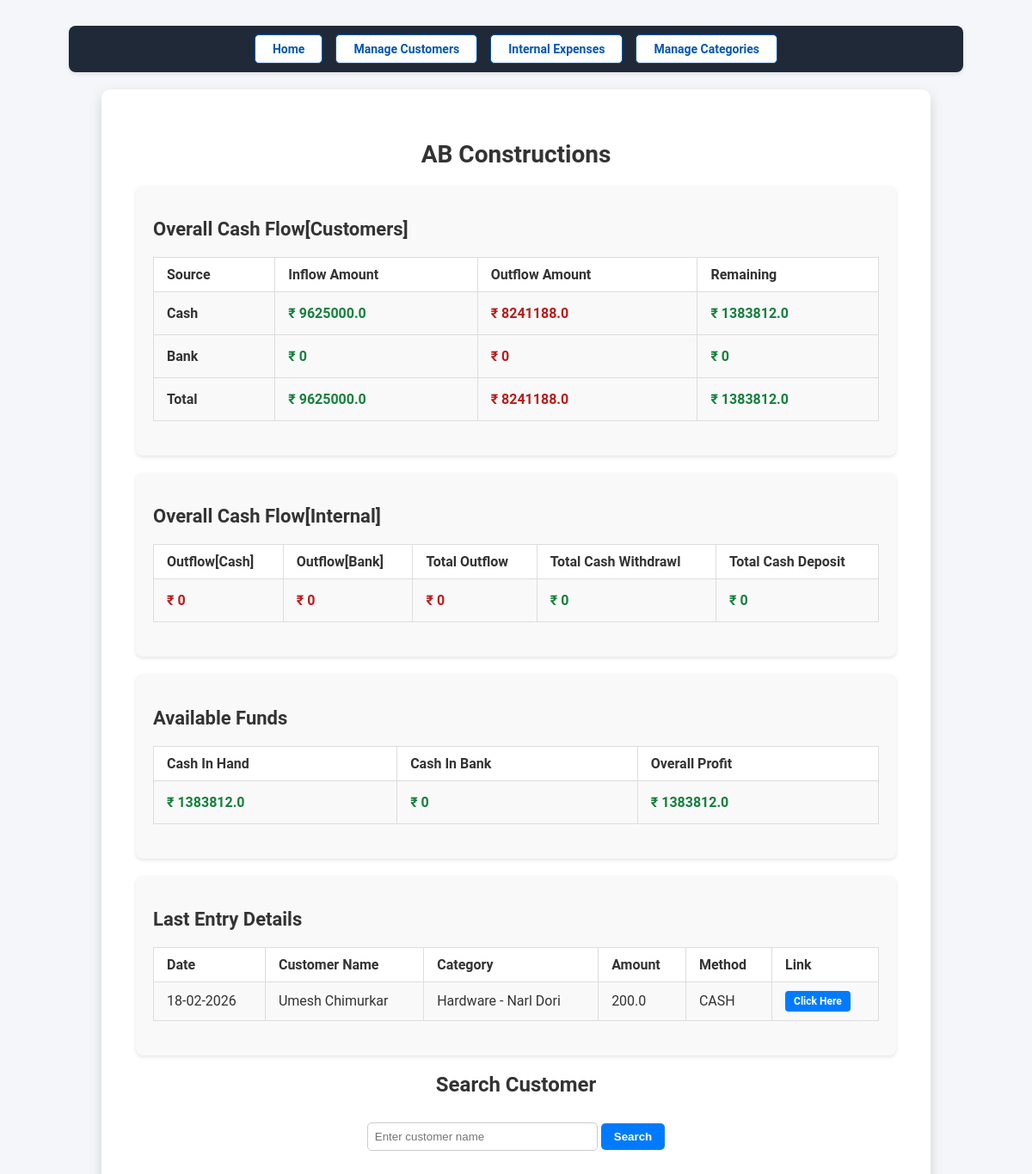
The page / on the database its author committed.
### models.py (models this page shows)
class WorkDetail(db.Model):
  id = db.Column(db.Integer, primary_key=True)
  customer_id = db.Column(db.Integer, db.ForeignKey('customer.id'), nullable=False)
  date = db.Column(db.Date, nullable=False, default=datetime.utcnow)
  category_id = db.Column(db.Integer, db.ForeignKey('category.id'), nullable=False)
  subcategory_id = db.Column(db.Integer, db.ForeignKey('subcategory.id'), nullable=False)
  amount = db.Column(db.Float, nullable=False)
  method = db.Column(db.Text)
  description = db.Column(db.Text)
  category = db.relationship('Category', backref='work_details', lazy=True)
  subcategory = db.relationship('Subcategory', backref='work_details', lazy=True)
  customer = db.relationship('Customer', backref='work_details')

class Customer(db.Model):
  id = db.Column(db.Integer, primary_key=True)
  full_name = db.Column(db.String(100), nullable=False)
  mobile_no = db.Column(db.String(20), nullable=False)
  occupation = db.Column(db.String(50))
  email_id = db.Column(db.String(50))
  address = db.Column(db.Text)
  files = db.relationship('CustomerFile', back_populates='customer', cascade='all, delete-orphan')
  construction_size = db.Column(db.Float, nullable=True, default=0.0)
  rate_of_construction = db.Column(db.Float, nullable=True, default=0.0)
  wall_compound_size = db.Column(db.Float, nullable=True, default=0.0)
  rate_of_wall_compound = db.Column(db.Float, nullable=True, default=0.0)

class Category(db.Model):
  id = db.Column(db.Integer, primary_key=True)
  name = db.Column(db.String(50), nullable=False, unique=True)
  type = db.Column(db.String(10), nullable=False)  # inflow or outflow

class Subcategory(db.Model):
  id = db.Column(db.Integer, primary_key=True)
  name = db.Column(db.String(50), nullable=False)
  category_id = db.Column(db.Integer, db.ForeignKey('category.id'), nullable=False)
  category = db.relationship('Category', backref=db.backref('subcategories', lazy=True))

### abconstruction.py (the view)
@app.route('/')
def dashboard():
  issues = []
  try:
    total_outflow = (
        db.session.query(db.func.sum(WorkDetail.amount))
        .join(Category, WorkDetail.category_id == Category.id)  # Join with Category table
        .filter(Category.type.ilike('outflow'))                # Filter based on Category type
        .scalar() or 0
    )
    total_inflow = (
        db.session.query(db.func.sum(WorkDetail.amount))
        .join(Category, WorkDetail.category_id == Category.id)  # Join with Category table
        .filter(Category.type.ilike('inflow'))                # Filter based on Category type
        .scalar() or 0
    )
    total_inflow_cash = (
        db.session.query(db.func.sum(WorkDetail.amount))
        .join(Category, WorkDetail.category_id == Category.id)
        .join(Subcategory, WorkDetail.subcategory_id == Subcategory.id)
        .filter(Category.type.ilike('inflow'),
                Subcategory.name.ilike('cash'))
        .scalar() or 0
    )
    total_inflow_bank = (
        db.session.query(db.func.sum(WorkDetail.amount))
        .join(Category, WorkDetail.category_id == Category.id)
        .join(Subcategory, WorkDetail.subcategory_id == Subcategory.id)
        .filter(Category.type.ilike('inflow'),
                Subcategory.name.ilike('bank'))
        .scalar() or 0
    )
    total_outflow_cash = (
        db.session.query(db.func.sum(WorkDetail.amount))
        .join(Category, WorkDetail.category_id == Category.id)
        .filter(Category.type.ilike('outflow'),
                WorkDetail.method.ilike('cash'))
        .scalar() or 0
    )
    total_outflow_bank = (
        db.session.query(db.func.sum(WorkDetail.amount))
        .join(Category, WorkDetail.category_id == Category.id)
        .filter(Category.type.ilike('outflow'),
                WorkDetail.method.ilike('bank'))
        .scalar() or 0
    )
    total_internal_exp = (db.session.query(db.func.sum(Expense.amount))
                     .filter(~Expense.method.ilike('None'))
                     .scalar() or 0
                    )
    total_internal_exp_cash = (db.session.query(db.func.sum(Expense.amount))
                     .filter(Expense.method.ilike('cash'))
                     .scalar() or 0
                    )
    total_internal_exp_bank = (db.session.query(db.func.sum(Expense.amount))
                     .filter(Expense.method.ilike('bank'))
                     .scalar() or 0
                    )
    total_withdraw_cash = (db.session.query(db.func.sum(Expense.amount))
                     .filter(Expense.category.ilike('Withdraw_Cash'))
                     .scalar() or 0
                    )
    total_deposit_cash = (db.session.query(db.func.sum(Expense.amount))
                     .filter(Expense.category.ilike('Deposit_Cash'))
                     .scalar() or 0
                    )
    cash_in_hand = total_inflow_cash + total_withdraw_cash - total_outflow_cash - total_internal_exp_cash - total_deposit_cash
    bank_balance = total_inflow_bank + total_deposit_cash - total_outflow_bank - total_internal_exp_bank - total_withdraw_cash
    profit = total_inflow - total_outflow - total_internal_exp
    if total_inflow != (total_inflow_cash + total_inflow_bank):
      issues.append({
            "type": "INFLOW_MISMATCH",
            "message": "Total inflow does not match cash + bank inflow"
      })
      raise ValueError(f"Total money recieved does not match")
    if total_outflow != (total_outflow_cash + total_outflow_bank):
      issues.append({
            "type": "OUTFLOW_MISMATCH",
            "message": "Total outflow does not match cash + bank outflow"
      })
      raise ValueError(f"Total money spent does not match")
    if total_internal_exp != (total_internal_exp_cash + total_internal_exp_bank):
      issues.append({
            "type": "INTERNAL_EXP_FLOW_MISMATCH",
            "message": "Internal expenses cash/bank mismatch"
      })
      raise ValueError(f"Total internal expense does not match")
    if profit != (cash_in_hand + bank_balance):
      issues.append({
            "type": "PROFIT_MISMATCH",
            "message": "Profit does not match cash + bank balance"
      })
      raise ValueError(f"Total profit does not match")
    last_entry = (
      db.session.query(WorkDetail)
      .order_by(desc(WorkDetail.id))   # safest if ID is auto-increment
      .first()
    )
    if last_entry:
      customer = db.session.get(Customer, last_entry.customer_id)
      category = db.session.get(Category, last_entry.category_id)
      subcategory = db.session.get(Subcategory, last_entry.subcategory_id)
      last_entry_data = {
          "date": last_entry.date,
          "customer_name": customer.full_name if customer else "Unknown",
          "category": category.name if category else "Unknown",
          "subcategory": subcategory.name if subcategory else "N/A",
          "amount": last_entry.amount,
          "method": last_entry.method,
          "description": last_entry.description,
          "cust_id": last_entry.customer_id
    }
    else:
      last_entry_data = None
  except Exception as e:
    print(f"Error calculating total: {e}")
  integrity_issues = issues
  has_integrity_issues = len(integrity_issues) > 0
  search_query = request.args.get('search', '').strip()
  search_results = []
  if search_query:
    search_results = Customer.query.filter(Customer.full_name.ilike(f"%{search_query}%")).all()
  return render_template(
      'dashboard.html',
      total_inflow=total_inflow,
      total_outflow=total_outflow,
      total_inflow_cash=total_inflow_cash,
      total_inflow_bank=total_inflow_bank,
      total_outflow_cash=total_outflow_cash,
      total_outflow_bank=total_outflow_bank,
      total_internal_exp=total_internal_exp,
      total_internal_exp_cash=total_internal_exp_cash,
      total_internal_exp_bank=total_internal_exp_bank,
      total_withdraw_cash=total_withdraw_cash,
      total_deposit_cash=total_deposit_cash,
      cash_in_hand=cash_in_hand,
      bank_balance=bank_balance,
      profit=profit,
      search_results=search_results,
      search_query=search_query,
      integrity_issues=integrity_issues,
      has_integrity_issues=has_integrity_issues,
      last_entry=last_entry_data
  )

### templates/dashboard.html (shortened to what this page needs)
{% extends 'base.html' %}
{% block content %}
  <div class="container">
  <header>
    <h1 class="dashboard-title">AB Constructions</h1>
  </header>
  <section class="summary">
    <h2>Overall Cash Flow[Customers]</h2>
    <div class="summary-details">
      <table class="table-container">
        <thead>
          <tr>
            <th>Source</th>
            <th>Inflow Amount</th>
            <th>Outflow Amount</th>
            <th>Remaining</th>
          </tr>
        </thead>
        <tbody>
          <tr>
            <td> <p><strong>Cash</strong></p></td>
            <td class="money-positive"> <p>₹ {{ total_inflow_cash }}</p></td>
            <td class="money-negative"> <p>₹ {{ total_outflow_cash }}</p></td>
            <td class="money-positive"> <p><strong>₹ {{ total_inflow_cash - total_outflow_cash }}</strong></p></td>
          </tr>
            <td> <p><strong>Bank</strong></p></td>
            <td class="money-positive"> <p>₹ {{ total_inflow_bank }}</p></td>
            <td class="money-negative"> <p>₹ {{ total_outflow_bank }}</p></td>
            <td class="money-positive"> <p><strong>₹ {{ total_inflow_bank - total_outflow_bank }}</strong></p></td>
            <td> <p><strong>Total</strong></p></td>
            <td class="money-positive"> <p><strong>₹ {{ total_inflow }}</strong></p></td>
            <td class="money-negative"> <p><strong>₹ {{ total_outflow }}</strong></p></td>
            <td class="money-positive"> <p><strong>₹ {{ total_inflow - total_outflow }}</strong></p></td>
        </tbody>
      </table>
    </div>
  </section>
  <section class="summary">
    <h2>Overall Cash Flow[Internal]</h2>
    <div class="summary-details">
      <table class="table-container">
        <thead>
          <tr>
            <th>Outflow[Cash]</th>
            <th>Outflow[Bank]</th>
            <th>Total Outflow</th>
            <th>Total Cash Withdrawl</th>
            <th>Total Cash Deposit</th>
          </tr>
        </thead>
        <tbody>
          <tr>
            <td class="money-negative"> <p>₹ {{ total_internal_exp_cash }}</p></td>
            <td class="money-negative"> <p>₹ {{ total_internal_exp_bank }}</p></td>
            <td class="money-negative"> <p><strong>₹ {{ total_internal_exp }}</strong></p></td>
            <td class="money-positive"> <p>₹ {{ total_withdraw_cash }}</p></td>
            <td class="money-positive"> <p>₹ {{ total_deposit_cash }}</p></td>
          </tr>
        </tbody>
      </table>
    </div>
  </section>
  <section class="summary">
    <h2>Available Funds</h2>
    <div class="summary-details">
      <table class="table-container">
        <thead>
          <tr>
            <th>Cash In Hand</th>
            <th>Cash In Bank</th>
            <th>Overall Profit</th>
          </tr>
        </thead>
        <tbody>
          <tr>
            <td class="money-positive"> <p><strong>₹ {{ cash_in_hand }}</strong></p></td>
            <td class="money-positive"> <p><strong>₹ {{ bank_balance }}</strong></p></td>
            <td class="money-positive"> <p><strong>₹ {{ profit }}</strong></p></td>
          </tr>
        </tbody>
      </table>
    </div>
  </section>
  {% if last_entry %}
  <section class="summary">
    <h2>Last Entry Details</h2>
    <div class="summary-details">
      <table class="table-container">
        <thead>
          <tr>
            <th>Date</th>
            <th>Customer Name</th>
            <th>Category</th>
            <th>Amount</th>
            <th>Method</th>
            <th>Link</th>
          </tr>
        </thead>
        <tbody>
          <tr>
            <td>{{ last_entry.date.strftime('%d-%m-%Y') }}</td>
            <td>{{ last_entry.customer_name }}</td>
            <td>{{ last_entry.category }} - {{ last_entry.subcategory }}</td>
            <td>{{ last_entry.amount }}</td>
            <td>{{ last_entry.method }}</td>
            <td><a href="{{ url_for('customer_work_details', id=last_entry.cust_id) }}" class="btn btn-primary">Click Here</a> </td>
          </tr>
        </tbody>
      </table>
    </div>
  </section>
  {% endif %}
  <section class="customer-search">
    <h2>Search Customer</h2>
    <form method="GET" action="{{ url_for('dashboard') }}" class="search-box">
      <input type="text" name="search" placeholder="Enter customer name" value="{{ search_query }}">
      <button type="submit">Search</button>
    </form>
  </section>
  </div>
{% endblock %}

### static/styles.css (style rules this page uses)
body { font-family: 'Roboto', Arial, sans-serif; margin: 0; color: #333; padding: 10px 80px; background-color: #f4f6f9; color: #333; }
.container { text-align: left; float: center; width: 85%; max-width: 85%; margin: 20px auto; padding: 40px; background: #ffffff; border-radius: 10px; box-shadow: 0 6px 15px rgba(0, 0, 0, 0.15); margin-bottom: 15px; }
table { width: 100%; border-collapse: collapse; margin: 20px 0; }
table th, table td { padding: 10px 15px; text-align: left; border: 1px solid #ddd; }
table th { background-color: white; font-size: 16px; font-weight: bold; }
table .btn { display: inline-block; padding: 5px 10px; font-size: 12px; font-weight: bold; text-align: center; border: none; border-radius: 4px; transition: all 0.2s ease; }
.dashboard-title { text-align: center; font-size: 28px; margin-bottom: 20px; color: #333; }
.summary { background-color: #f9f9f9; padding: 20px; border-radius: 8px; box-shadow: 0 2px 4px rgba(0, 0, 0, 0.1); margin-bottom: 20px; }
.summary h2 { font-size: 22px; margin-bottom: 10px; }
.summary-details p { font-size: 16px; margin: 5px 0; }
.customer-search { margin-bottom: 20px; text-align: center; }
.search-box { display: inline-block; margin: 10px auto; }
.search-box input[type="text"] { width: 250px; padding: 8px; border: 1px solid #ccc; border-radius: 5px; }
.search-box button { padding: 8px 15px; background-color: #007bff; color: white; border: none; border-radius: 5px; cursor: pointer; font-weight: bold; transition: background-color 0.3s ease; }
.btn { text-decoration: none; padding: 8px 15px; border-radius: 5px; font-weight: bold; display: inline-block; }
.btn-primary { background-color: #007bff; color: white; }
.money-positive { color: #15803d; font-weight: 600; }
.money-negative { color: #b91c1c; font-weight: 600; }

### rows shown on the page
WorkDetail: date "18-02-2026", amount "200.0", method "CASH"
Customer: customer_name "Umesh Chimurkar"
Category: category "Hardware"
Subcategory: subcategory "Narl Dori"

### other values the page prints
{{ total_inflow_cash }} "9625000.0"
{{ total_outflow_cash }} "8241188.0"
{{ total_inflow_cash - total_outflow_cash }} "1383812.0"
{{ total_inflow_bank }} "0"
{{ total_outflow_bank }} "0"
{{ total_inflow_bank - total_outflow_bank }} "0"
{{ total_inflow }} "9625000.0"
{{ total_outflow }} "8241188.0"
{{ total_inflow - total_outflow }} "1383812.0"
{{ total_internal_exp_cash }} "0"
{{ total_internal_exp_bank }} "0"
{{ total_internal_exp }} "0"
{{ total_withdraw_cash }} "0"
{{ total_deposit_cash }} "0"
{{ cash_in_hand }} "1383812.0"
